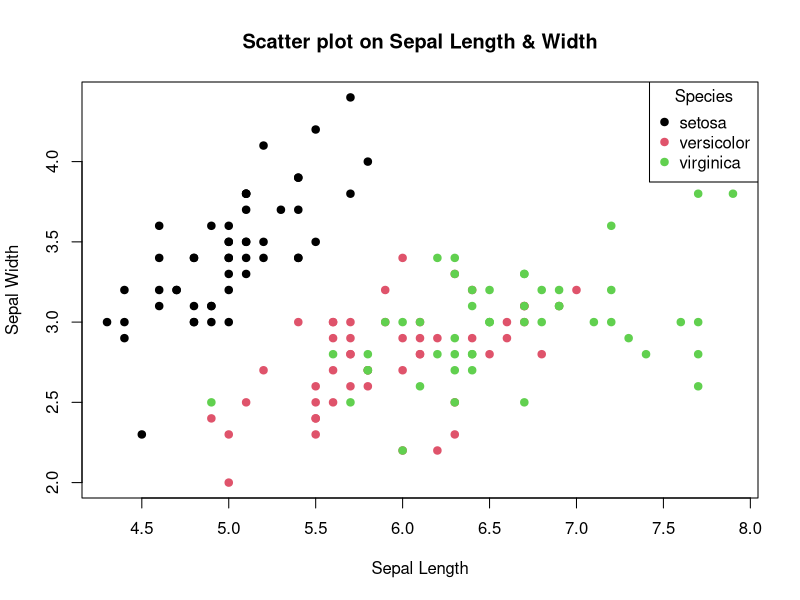

Recreate this plot in R.
data(iris)

plot(iris$Sepal.Length, iris$Sepal.Width,
     col = iris$Species,
     pch = 19,
     main="Scatter plot on Sepal Length & Width",
     xlab = "Sepal Length",
     ylab = "Sepal Width")

legend("topright",legend = levels(iris$Species), col=1:3, pch = 19, title = "Species")
